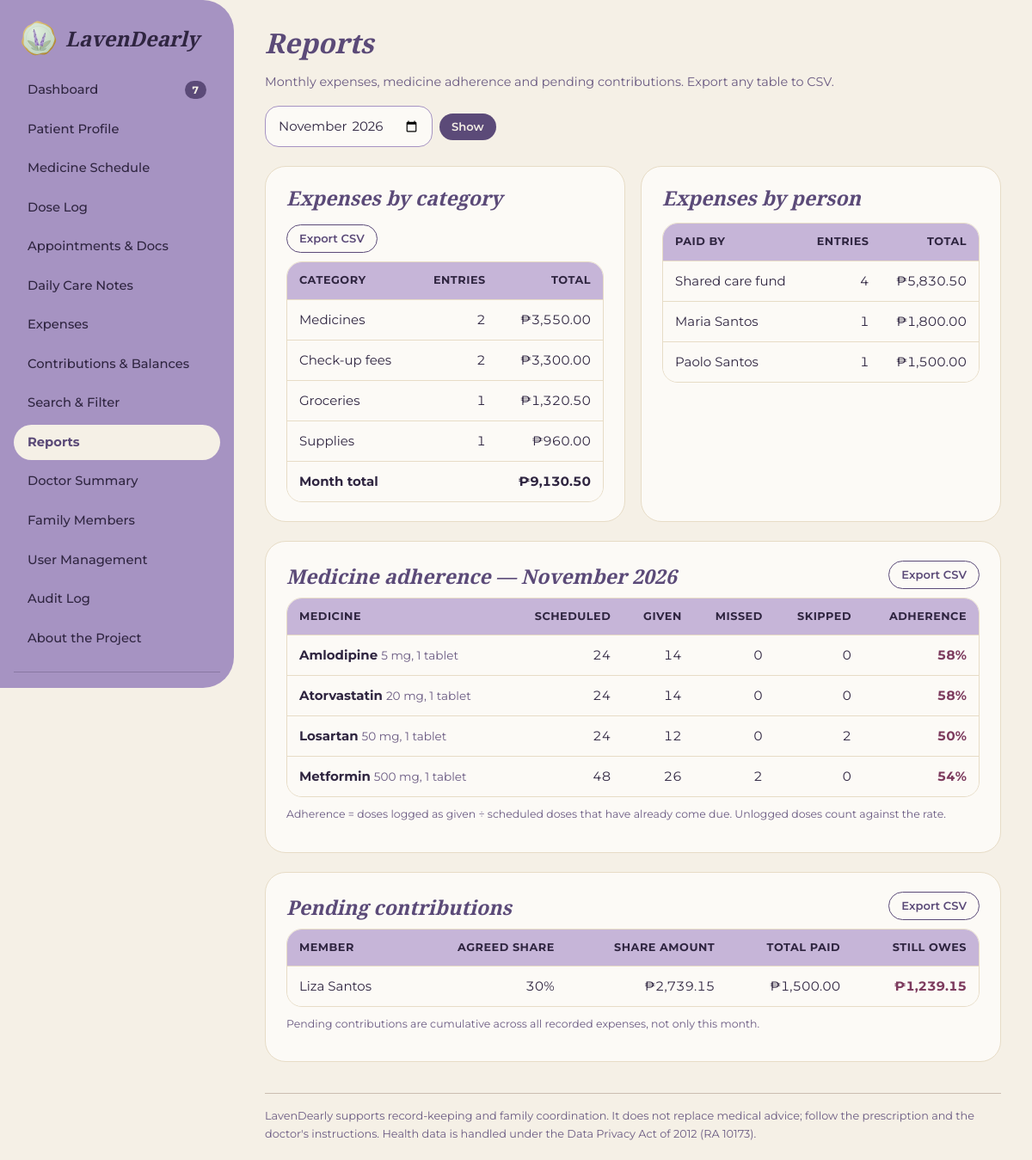
/reports.php (signed in), run on the app's committed database.
### tables this page shows
CREATE TABLE medicines (
  id              INT UNSIGNED AUTO_INCREMENT PRIMARY KEY,
  name            VARCHAR(100) NOT NULL,
  dose            VARCHAR(60)  NOT NULL,
  times_of_day    VARCHAR(100) NOT NULL,            
  start_date      DATE NOT NULL,
  refill_date     DATE NULL,
  end_date        DATE NULL,
  prescribing_doctor VARCHAR(120) NULL,
  status          ENUM('active','discontinued') NOT NULL DEFAULT 'active'
);

CREATE TABLE users (
  id            INT UNSIGNED AUTO_INCREMENT PRIMARY KEY,
  full_name     VARCHAR(100) NOT NULL,
  username      VARCHAR(40)  NOT NULL UNIQUE,
  email         VARCHAR(120) NOT NULL,
  password_hash VARCHAR(255) NOT NULL,
  role          ENUM('admin','caregiver','contributor') NOT NULL,
  relationship  VARCHAR(60)  NOT NULL DEFAULT '',
  share_percent DECIMAL(5,2) NOT NULL DEFAULT 0 CHECK (share_percent >= 0 AND share_percent <= 100),
  is_active     TINYINT(1)   NOT NULL DEFAULT 1,
  created_at    DATETIME     NOT NULL
);

### includes/functions.php (called while the page is built, shortened)
<?php
function e($s): string { return htmlspecialchars((string)$s, ENT_QUOTES, 'UTF-8'); }
function peso($n): string { return '₱' . number_format((float)$n, 2); }
function adherence(string $from, string $to): array
{
    $pdo = db();
    $meds = $pdo->query('SELECT * FROM medicines ORDER BY name')->fetchAll();
    $now = time();
    $out = [];
    foreach ($meds as $m) {
        $start = max($from, $m['start_date']);
        $end = $to;
        $scheduled = 0;
        if ($start <= $end) {
            for ($d = strtotime($start); $d <= strtotime($end); $d += 86400) {
                $ds = date('Y-m-d', $d);
                foreach (explode(',', $m['times_of_day']) as $t) {
                    if (trim($t) !== '' && strtotime("$ds " . trim($t)) <= $now) $scheduled++;
                }
            }
        }
        $st = $pdo->prepare('SELECT status, COUNT(*) c FROM dose_log WHERE medicine_id = ? AND scheduled_date BETWEEN ? AND ? GROUP BY status');
        $st->execute([$m['id'], $from, $to]);
        $c = ['given' => 0, 'missed' => 0, 'skipped' => 0];
        foreach ($st->fetchAll() as $r) $c[$r['status']] = (int)$r['c'];
        $out[] = ['name' => $m['name'], 'dose' => $m['dose'], 'scheduled' => $scheduled,
                  'given' => $c['given'], 'missed' => $c['missed'], 'skipped' => $c['skipped'],
                  'rate' => $scheduled ? round($c['given'] / $scheduled * 100) : null];
    }
    return $out;
}
function balances(): array
{
    $pdo = db();
    $total = (float)$pdo->query('SELECT COALESCE(SUM(amount),0) FROM expenses')->fetchColumn();
    $fundExp = (float)$pdo->query('SELECT COALESCE(SUM(amount),0) FROM expenses WHERE paid_by IS NULL')->fetchColumn();
    $contribTotal = (float)$pdo->query('SELECT COALESCE(SUM(amount),0) FROM contributions')->fetchColumn();
    $personal = $pdo->query('SELECT paid_by, SUM(amount) s FROM expenses WHERE paid_by IS NOT NULL GROUP BY paid_by')->fetchAll(PDO::FETCH_KEY_PAIR);
    $contrib = $pdo->query('SELECT user_id, SUM(amount) s FROM contributions GROUP BY user_id')->fetchAll(PDO::FETCH_KEY_PAIR);
    $rows = [];
    foreach ($pdo->query('SELECT id, full_name, relationship, role, share_percent, is_active FROM users ORDER BY full_name')->fetchAll() as $u) {
        $p = (float)($personal[$u['id']] ?? 0);
        $c = (float)($contrib[$u['id']] ?? 0);
        $share = $total * (float)$u['share_percent'] / 100;
        $rows[] = $u + ['share' => $share, 'personal' => $p, 'contrib' => $c, 'paid' => $p + $c, 'balance' => $p + $c - $share];
    }
    return ['total' => $total, 'fund' => $contribTotal - $fundExp, 'rows' => $rows];
}

### reports.php (the view, shortened to what this page needs)
<?php
require __DIR__ . '/includes/functions.php';
$pdo = db();
$month = preg_match('/^\d{4}-(0[1-9]|1[0-2])$/', $_GET['month'] ?? '') ? $_GET['month'] : date('Y-m');
$from = "$month-01"; $to = date('Y-m-t', strtotime($from));
$byCat = $pdo->prepare('SELECT category, COUNT(*) n, SUM(amount) total FROM expenses WHERE expense_date BETWEEN ? AND ? GROUP BY category ORDER BY total DESC');
$byCat->execute([$from, $to]); $byCat = $byCat->fetchAll();
$byPerson = $pdo->prepare("SELECT COALESCE(u.full_name, 'Shared care fund') person, COUNT(*) n, SUM(x.amount) total
    FROM expenses x LEFT JOIN users u ON u.id = x.paid_by WHERE x.expense_date BETWEEN ? AND ? GROUP BY person ORDER BY total DESC");
$byPerson->execute([$from, $to]); $byPerson = $byPerson->fetchAll();
$monthTotal = array_sum(array_column($byCat, 'total'));
$adh = adherence($from, $to);
$bal = balances();
$pending = array_values(array_filter($bal['rows'], fn($r) => $r['balance'] < -0.004 && $r['share_percent'] > 0));
include __DIR__ . '/includes/header.php';
$q = '?month=' . urlencode($month);
?>
<div class="page-head">
  <div><h1>Reports</h1><p class="muted">Monthly expenses, medicine adherence and pending contributions. Export any table to CSV.</p></div>
  <form method="get" class="actions"><input type="month" name="month" value="<?= e($month) ?>" aria-label="Month" style="width:auto"><button class="btn btn-sm">Show</button></form>
</div>
<div class="grid g2">
<section class="card">
  <div class="page-head" style="margin-bottom:10px"><h2 style="margin:0">Expenses by category</h2><a class="btn btn-sm btn-ghost" href="reports.php<?= $q ?>&export=expenses">Export CSV</a></div>
  <?php if (!$byCat): ?><div class="empty">No expenses in <?= date('F Y', strtotime($from)) ?>.</div><?php else: ?>
  <div class="table-wrap"><table><thead><tr><th>Category</th><th class="num">Entries</th><th class="num">Total</th></tr></thead><tbody>
    <?php foreach ($byCat as $r): ?><tr><td><?= e($r['category']) ?></td><td class="num"><?= (int)$r['n'] ?></td><td class="num"><?= peso($r['total']) ?></td></tr><?php endforeach; ?>
    <tr><td><strong>Month total</strong></td><td></td><td class="num"><strong><?= peso($monthTotal) ?></strong></td></tr>
  </tbody></table></div><?php endif; ?>
</section>
<section class="card">
  <h2>Expenses by person</h2>
  <?php if (!$byPerson): ?><div class="empty">No expenses in <?= date('F Y', strtotime($from)) ?>.</div><?php else: ?>
  <div class="table-wrap"><table><thead><tr><th>Paid by</th><th class="num">Entries</th><th class="num">Total</th></tr></thead><tbody>
    <?php foreach ($byPerson as $r): ?><tr><td><?= e($r['person']) ?></td><td class="num"><?= (int)$r['n'] ?></td><td class="num"><?= peso($r['total']) ?></td></tr><?php endforeach; ?>
  </tbody></table></div><?php endif; ?>
</section>
</div>
<section class="card">
  <div class="page-head" style="margin-bottom:10px"><h2 style="margin:0">Medicine adherence — <?= date('F Y', strtotime($from)) ?></h2><a class="btn btn-sm btn-ghost" href="reports.php<?= $q ?>&export=adherence">Export CSV</a></div>
  <?php if (!$adh): ?><div class="empty">No doses were scheduled or logged this month.</div><?php else: ?>
  <div class="table-wrap"><table><thead><tr><th>Medicine</th><th class="num">Scheduled</th><th class="num">Given</th><th class="num">Missed</th><th class="num">Skipped</th><th class="num">Adherence</th></tr></thead><tbody>
    <?php foreach ($adh as $a): ?><tr><td><strong><?= e($a['name']) ?></strong> <span class="muted small"><?= e($a['dose']) ?></span></td>
      <td class="num"><?= $a['scheduled'] ?></td><td class="num"><?= $a['given'] ?></td><td class="num"><?= $a['missed'] ?></td><td class="num"><?= $a['skipped'] ?></td>
      <td class="num"><?= $a['rate'] === null ? '—' : '<span class="' . ($a['rate'] >= 90 ? 'pos' : 'neg') . '">' . $a['rate'] . '%</span>' ?></td></tr><?php endforeach; ?>
  </tbody></table></div>
  <p class="hint" style="margin-top:10px">Adherence = doses logged as given ÷ scheduled doses that have already come due. Unlogged doses count against the rate.</p><?php endif; ?>
</section>
<section class="card">
  <div class="page-head" style="margin-bottom:10px"><h2 style="margin:0">Pending contributions</h2><a class="btn btn-sm btn-ghost" href="reports.php<?= $q ?>&export=pending">Export CSV</a></div>
  <?php if (!$pending): ?><div class="empty">Everyone is settled up.</div><?php else: ?>
  <div class="table-wrap"><table><thead><tr><th>Member</th><th class="num">Agreed share</th><th class="num">Share amount</th><th class="num">Total paid</th><th class="num">Still owes</th></tr></thead><tbody>
    <?php foreach ($pending as $p): ?><tr><td><?= e($p['full_name']) ?></td><td class="num"><?= rtrim(rtrim(number_format($p['share_percent'], 2), '0'), '.') ?>%</td><td class="num"><?= peso($p['share']) ?></td><td class="num"><?= peso($p['paid']) ?></td><td class="num neg"><?= peso(-$p['balance']) ?></td></tr><?php endforeach; ?>
  </tbody></table></div><?php endif; ?>
  <p class="hint" style="margin-top:10px">Pending contributions are cumulative across all recorded expenses, not only this month.</p>
</section>
<?php include __DIR__ . '/includes/footer.php'; ?>

### assets/css/style.css (style rules this page uses)
:root { --lav:#C6B5D8; --dusty:#A693C2; --cream:#F5F0E6; --beige:#E7DCC6; --taupe:#CBBEB1; --plum:#5B4A78; --ink:#2F2540; --muted:#6A5A82; --berry:#7D3B5E; --paper:#FCFAF6; --radius:24px; }
* { box-sizing:border-box }
html { scroll-behavior:smooth }
body { margin:0;font-family:'Montserrat',system-ui,-apple-system,Segoe UI,sans-serif;background:var(--cream);color:var(--ink);line-height:1.6;font-size:15px }
h1,h2,h3,h4 { font-family:'Playfair Display',Georgia,serif;font-style:italic;font-weight:700;margin:0 0 .45em;line-height:1.25;color:var(--plum) }
h1 { font-size:2rem }
h2 { font-size:1.45rem }
a { color:var(--plum) }
p { margin:0 0 .9em }
.muted { color:var(--muted);font-size:.9rem }
.small { font-size:.85rem }
.page-head { display:flex;justify-content:space-between;align-items:flex-end;gap:16px;flex-wrap:wrap;margin-bottom:22px }
.page-head p { margin:0 }
.card { background:var(--paper);border:1px solid var(--beige);border-radius:var(--radius);padding:22px 24px;margin-bottom:22px }
.card h2 { margin-bottom:.6em }
.grid { display:grid;gap:18px }
.g2 { grid-template-columns:repeat(auto-fit,minmax(320px,1fr)) }
.table-wrap { overflow-x:auto;border-radius:18px;border:1px solid var(--beige) }
table { width:100%;border-collapse:collapse;background:var(--paper) }
th { background:var(--lav);color:var(--ink);text-align:left;font-size:.8rem;text-transform:uppercase;letter-spacing:.04em;padding:11px 14px;white-space:nowrap }
td { padding:11px 14px;border-top:1px solid var(--beige);vertical-align:top }
td.num,th.num { text-align:right;font-variant-numeric:tabular-nums }
input[type=text],input[type=email],input[type=password],input[type=date],input[type=time],input[type=number],input[type=month],select,textarea,input[type=file] { width:100%;padding:10px 14px;border:1.5px solid var(--dusty);border-radius:16px;background:var(--paper);color:var(--ink);font:inherit }
.hint { font-size:.78rem;color:var(--muted);margin-top:3px }
.actions { display:flex;gap:8px;flex-wrap:wrap;align-items:center }
.btn { display:inline-block;border:0;border-radius:999px;padding:10px 22px;background:var(--plum);color:var(--cream);font:inherit;font-weight:600;cursor:pointer;text-decoration:none;transition:filter .15s }
.btn-ghost { background:transparent;color:var(--plum);border:1.5px solid var(--plum) }
.btn-sm { padding:5px 14px;font-size:.82rem }
.neg { color:var(--berry);font-weight:700 }

### data on the page
medicines: name "Amlodipine", dose "5 mg, 1 tablet", scheduled "24", given "14", missed "0", skipped "0", rate "58"
medicines: name "Atorvastatin", dose "20 mg, 1 tablet", scheduled "24", given "14", missed "0", skipped "0", rate "58"
medicines: name "Losartan", dose "50 mg, 1 tablet", scheduled "24", given "12", missed "0", skipped "2", rate "50"
medicines: name "Metformin", dose "500 mg, 1 tablet", scheduled "48", given "26", id "2", skipped "0", rate "54"
users: full_name "Liza Santos", share_percent "30", share "₱2,739.15", paid "₱1,500.00", balance "₱1,239.15"

### other printed values
$label "Dashboard"
$label "Patient Profile"
$label "Medicine Schedule"
$label "Dose Log"
$label "Appointments & Docs"
$label "Daily Care Notes"
$label "Expenses"
$label "Contributions & Balances"
$label "Search & Filter"
$label "Reports"
$label "Doctor Summary"
$label "Family Members"
$label "User Management"
$label "Audit Log"
$label "About the Project"
